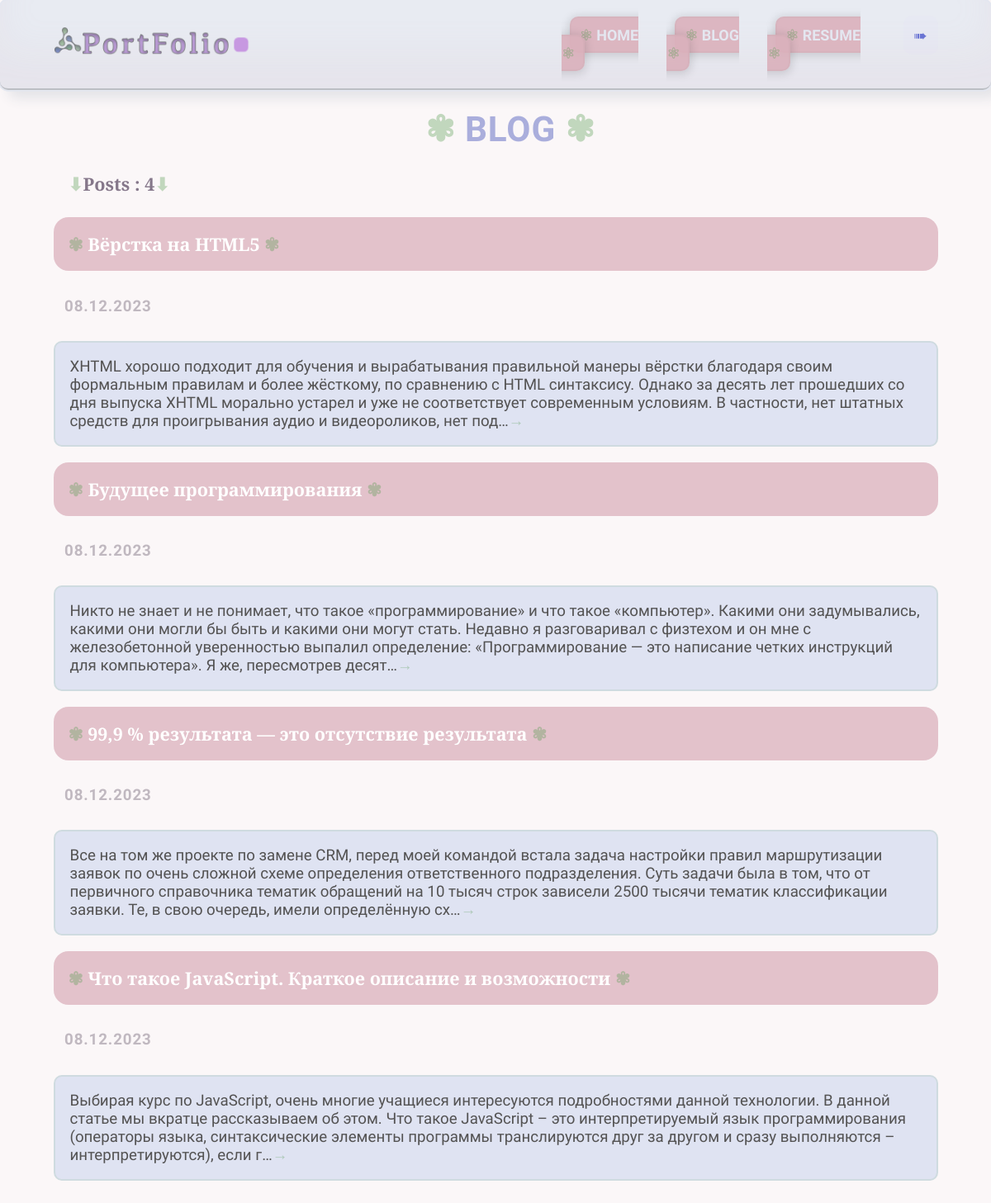
Screenshot of /blog/ with the database file from the repository.
### blog/models.py (models this page shows, shortened)
class Blog(models.Model):
    title = models.CharField(max_length=200)
    description = models.TextField()
    date = models.DateField()

### blog/views.py (the view)
# urls.py: path('', views.blogs, name='blogs'),
def blogs(request):
    blogs = Blog.objects.order_by('date')
    return render(request, 'blog/blogs.html', {'blogs': blogs})

### blog/templates/blog/blogs.html (shortened to what this page needs)
{% extends 'skills/base.html' %}
{% block content %}
<h1 style="transform: translateY(100%); transition: transform  1s;" class="h1font"><span class="flower">&#10046;</span> BLOG <span class="flower">&#10046;</span></h1>
<h2 style="transform: scale(0); transition: transform  1s;" class="countio"><span class="flower">&#11015;</span>Posts : {{ blogs.count }}<span class="flower">&#11015;</span></h2>
{% for blog in blogs %}
<div class="elementio">
    <h2 style="transform: scale(0); transition: transform  1s;" class="top"><a class="blogio" href="{% url 'detail' blog.id   %}"><span class="flower">&#10046</span> {{ blog.title }} <span class="flower">&#10046</span></a></h2>
    <div class="textio">
        <h5>{{ blog.date | date:'d.m.Y' }}</h5>
        <p style="transform: translateY(-100%); transition: transform  2s;"> {{ blog.description | truncatechars:360|striptags }}<span class="flower">&rarr;</span></p>
    </div>
</div>
{% endfor %}
{%  endblock  %}

### skills/static/css/style.css (style rules this page uses)
body { background-color: rgba(219, 177, 188, 0.1); padding: 0; margin: 0; transition: opacity 0.4s ease-in-out; opacity: 0; zoom: 0.9; }
body.loaded { opacity: 1; }
.container h1 { text-align: center; margin: 20px 0; font-size: 47px; }
h1 { color: rgba(143, 149, 211, 0.75); padding-left: 40px; font-family: 'Rubik Bubbles', sans-serif; letter-spacing: 1px; }
.h1font { font-family: 'Rubik Moonrocks', serif; }
.flower { color: rgba(85, 154, 80, 0.35); }
h2 { font-family: 'Bitter', sans-serif; }
.top { background: rgba(219, 177, 188, 0.75); margin: 0; border-radius: 20px; transition: background-color linear 0.4s; }
.top .blogio { color: #ffffff; text-decoration: none; padding: 20px; display: block; }
.countio { padding: 10px 20px; color: rgba(93, 76, 101, 0.75); }
.textio p { color: #535252; padding: 20px; background-color: rgba(205, 213, 239, 0.6); box-sizing: border-box; border-radius: 11px; font-family: 'Roboto Condensed', sans-serif; font-size: 1.3rem; border: 3px solid rgba(85, 154, 80, 0.12); }
h5 { color: rgba(61, 44, 69, 0.31); padding-left: 15px; font-size: 1.3rem; font-family: 'Rubik Moonrocks', serif; letter-spacing: 1px; }
.animated-opacity { opacity: 1; transition: opacity 4s ease-in-out; animation: fadeIn 3s ease-in-out; }

### rows the page displays
Blog: title "Вёрстка на HTML5", date "08.12.2023", description "XHTML хорошо подходит для обучения и вырабатывания правильной манеры вёрстки благодаря своим формальным правилам и более жёсткому, по сравнению с HTML синтаксису. Однако за десять лет прошедших со дня выпуска XHTML морально устарел и уже не соответствует современным условиям. В частности, нет штатных средств для проигрывания аудио и видеороликов, нет под…"
Blog: title "Будущее программирования", date "08.12.2023", description "Никто не знает и не понимает, что такое «программирование» и что такое «компьютер». Какими они задумывались, какими они могли бы быть и какими они могут стать. Недавно я разговаривал с физтехом и он мне с железобетонной уверенностью выпалил определение: «Программирование — это написание четких инструкций для компьютера». Я же, пересмотрев десят…"
Blog: title "99,9 % результата — это отсутствие результата", date "08.12.2023", description "Все на том же проекте по замене CRM, перед моей командой встала задача настройки правил маршрутизации заявок по очень сложной схеме определения ответственного подразделения. Суть задачи была в том, что от первичного справочника тематик обращений на 10 тысяч строк зависели 2500 тысячи тематик классификации заявки. Те, в свою очередь, имели определённую сх…"
Blog: title "Что такое JavaScript. Краткое описание и возможности", date "08.12.2023", description "Выбирая курс по JavaScript, очень многие учащиеся интересуются подробностями данной технологии. В данной статье мы вкратце рассказываем об этом. Что такое JavaScript – это интерпретируемый язык программирования (операторы языка, синтаксические элементы программы транслируются друг за другом и сразу выполняются – интерпретируются), если г…"

### other values shown
{{ blogs.count }} "4"
